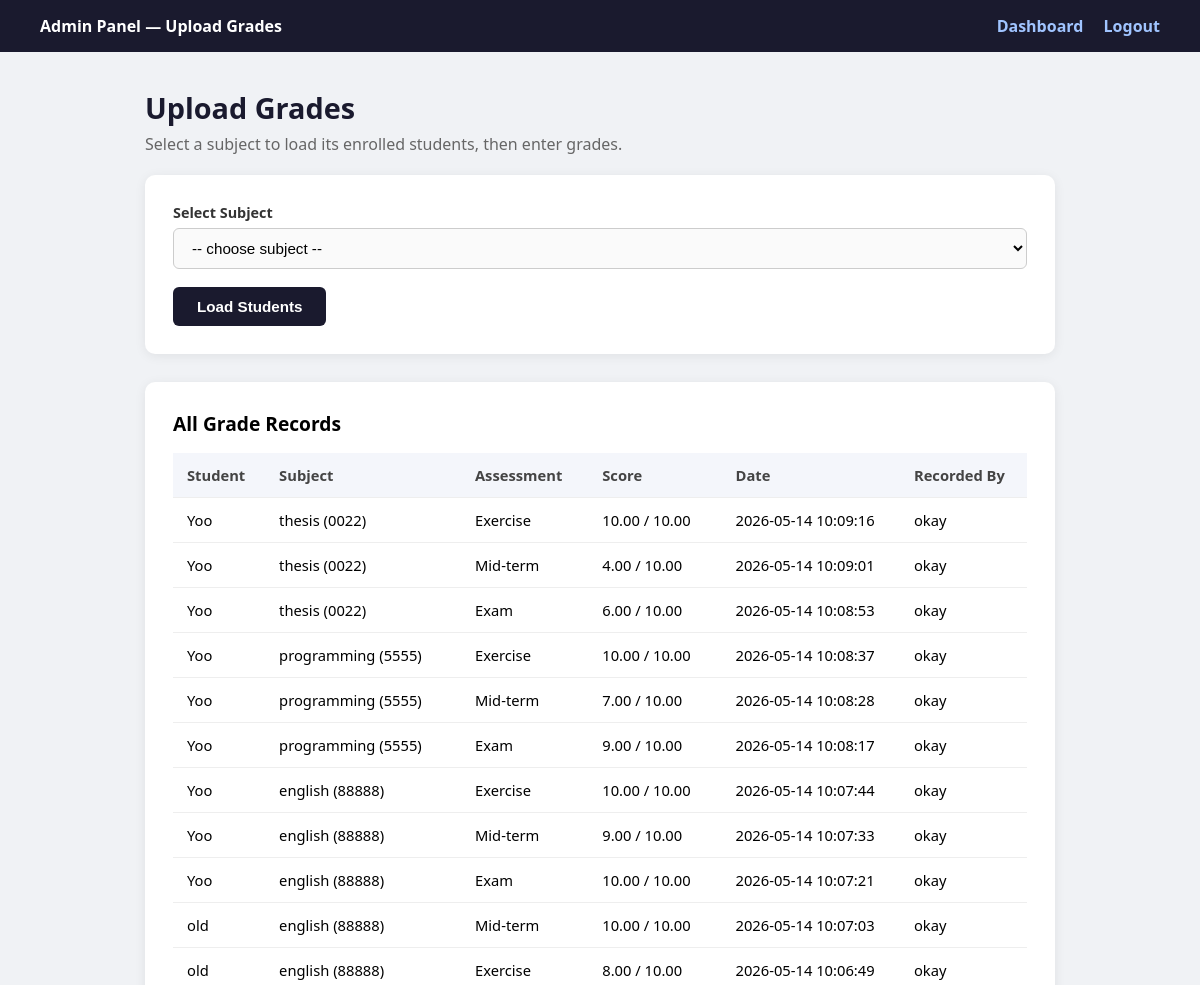
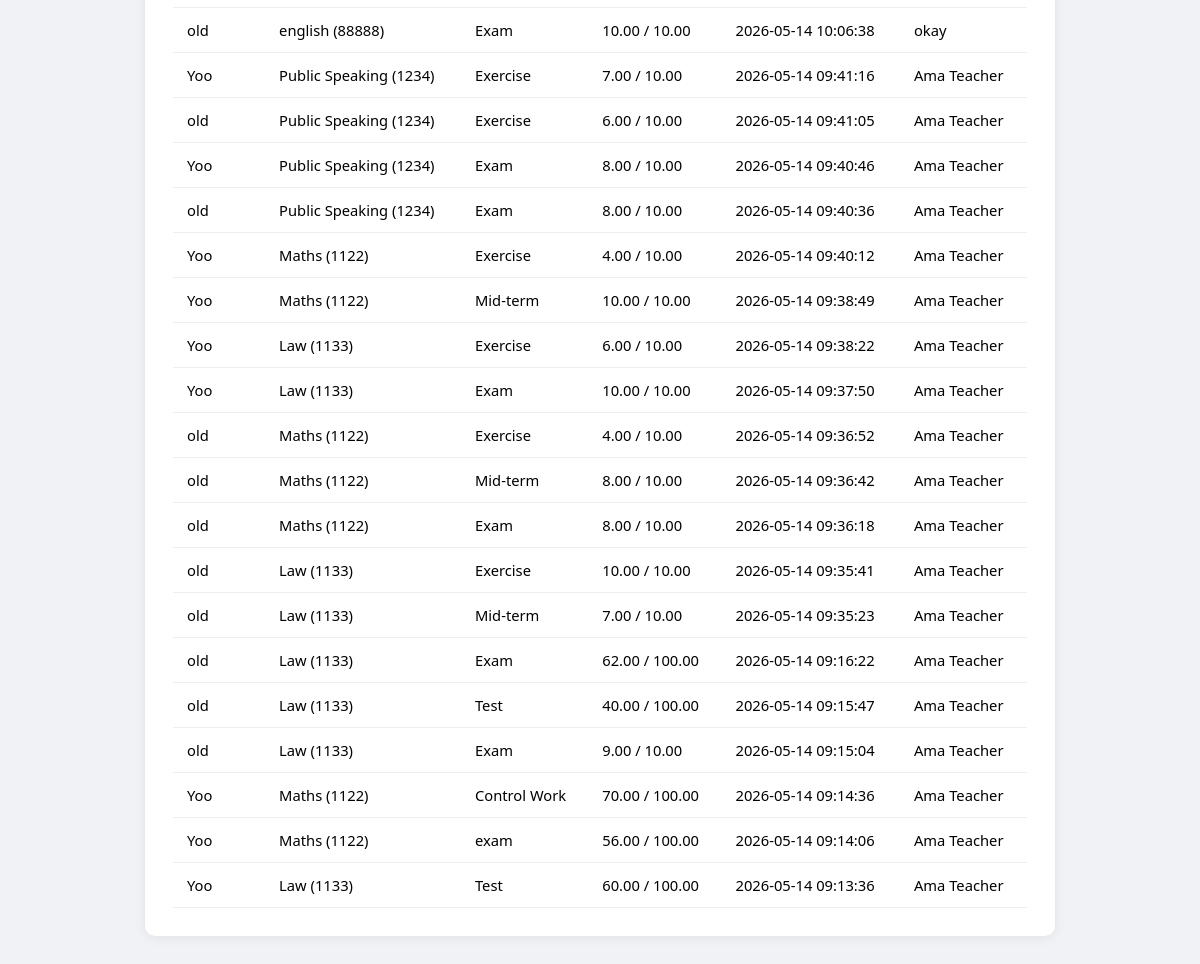
Screenshot of /grades_admin.php (signed in) with the database file from the repository (2 pictures, top to bottom).
### tables this page shows
CREATE TABLE `grades` (
  `id` int(11) NOT NULL,
  `student_id` int(11) NOT NULL,
  `subject_id` int(11) NOT NULL,
  `assessment` varchar(50) NOT NULL,
  `score` decimal(5,2) NOT NULL,
  `max_score` decimal(5,2) NOT NULL DEFAULT 100.00,
  `graded_by` int(11) DEFAULT NULL,
  `graded_at` timestamp NOT NULL DEFAULT current_timestamp()
);

CREATE TABLE `users` (
  `id` int(11) NOT NULL COMMENT 'Unique ID for each user',
  `username` varchar(50) NOT NULL COMMENT 'User''s login name',
  `password` varchar(255) NOT NULL COMMENT 'User''s password',
  `name` varchar(100) DEFAULT NULL COMMENT 'User''s first name',
  `surname` varchar(100) DEFAULT NULL COMMENT 'User''s last name',
  `birth_year` year(4) DEFAULT NULL COMMENT 'User''s year of birth',
  `description` text DEFAULT NULL COMMENT 'A long text about the user',
  `photo` varchar(255) DEFAULT NULL COMMENT 'The file path of the user''s photo',
  `role` enum('student','teacher') NOT NULL DEFAULT 'student'
);

CREATE TABLE `subjects` (
  `id` int(11) NOT NULL,
  `subject_name` varchar(100) NOT NULL,
  `subject_code` varchar(20) DEFAULT NULL,
  `teacher_id` int(11) NOT NULL,
  `created_at` timestamp NOT NULL DEFAULT current_timestamp()
);

### grades_admin.php (the view, shortened to what this page needs)
<?php
require_once 'config.php';
?>
<!DOCTYPE html>
<html lang="en">
<head>
</head>
<body>
<div class="navbar">
    <strong>Admin Panel — Upload Grades</strong>
    <div>
        <a href="admin_dashboard.php">Dashboard</a>
        <a href="admin_logout.php">Logout</a>
    </div>
</div>
<div class="container">
    <h1>Upload Grades</h1>
    <p style="color:#666;margin-bottom:20px;">Select a subject to load its enrolled students, then enter grades.</p>
    <div class="card">
        <form method="get">
            <label>Select Subject</label>
            <select name="subject_id" required>
                <option value="">-- choose subject --</option>
            </select>
            <button type="submit" class="btn">Load Students</button>
        </form>
    </div>
    <div class="card">
        <h2 style="margin-bottom:16px;font-size:1.2rem;">All Grade Records</h2>
        <table>
            <tr>
                <th>Student</th>
                <th>Subject</th>
                <th>Assessment</th>
                <th>Score</th>
                <th>Date</th>
                <th>Recorded By</th>
            </tr>
            <?php
            $sql_grades = "SELECT g.assessment, g.score, g.max_score, g.graded_at,
                                  st.username AS student_username,
                                  s.subject_name, s.subject_code,
                                  u.username AS graded_by_username
                           FROM grades g
                           JOIN users st ON st.id = g.student_id
                           JOIN subjects s ON s.id = g.subject_id
                           LEFT JOIN users u ON u.id = g.graded_by
                           ORDER BY g.graded_at DESC";
            $recent = $conn->query($sql_grades);
            while ($g = $recent->fetch_assoc()):
            ?>
            <tr>
                <td><?php echo htmlspecialchars($g['student_username']); ?></td>
                <td><?php echo htmlspecialchars($g['subject_name'] . (!empty($g['subject_code']) ? " ({$g['subject_code']})" : "")); ?></td>
                <td><?php echo htmlspecialchars($g['assessment']); ?></td>
                <td><?php echo htmlspecialchars($g['score'] . " / " . $g['max_score']); ?></td>
                <td><?php echo htmlspecialchars($g['graded_at']); ?></td>
                <td><?php echo htmlspecialchars($g['graded_by_username'] ?? 'Admin'); ?></td>
            </tr>
            <?php endwhile; ?>
        </table>
    </div>
</div>
</body>
</html>

### grades_admin.php (style rules this page uses)
* { box-sizing: border-box; margin: 0; padding: 0; }
body { font-family: 'Segoe UI', Arial, sans-serif; background: #f0f2f5; min-height: 100vh; }
.navbar { background: #1a1a2e; color: white; padding: 15px 40px; display: flex; justify-content: space-between; align-items: center; }
.navbar a { color: #a0c4ff; text-decoration: none; margin-left: 16px; font-weight: 600; }
.container { max-width: 950px; margin: 36px auto; padding: 0 20px; }
h1 { font-size: 1.8rem; color: #1a1a2e; margin-bottom: 6px; }
.card { background: white; border-radius: 10px; padding: 28px; box-shadow: 0 2px 12px rgba(0,0,0,0.07); margin-bottom: 28px; }
label { display: block; font-weight: 600; margin-bottom: 6px; color: #333; font-size: 0.9rem; }
select, input[type="text"], input[type="number"] { width: 100%; padding: 10px 14px; border: 1px solid #ccc; border-radius: 6px; font-size: 0.95rem; margin-bottom: 18px; background: #fafafa; }
.btn { padding: 11px 24px; background: #1a1a2e; color: white; border: none; border-radius: 6px; cursor: pointer; font-size: 0.95rem; font-weight: 600; }
table { width: 100%; border-collapse: collapse; }
th, td { padding: 12px 14px; text-align: left; border-bottom: 1px solid #eee; font-size: 0.92rem; }
th { background: #f4f6fb; color: #444; font-weight: 700; }

### rows the page displays
grades: student.username "Yoo", subject.subject_code "thesis (0022)", assessment "Exercise", score+max_score "10.00 / 10.00", graded_at "2026-05-14 10:09:16", graded_by.username "okay"
grades: student.username "Yoo", subject.subject_code "thesis (0022)", assessment "Mid-term", score+max_score "4.00 / 10.00", graded_at "2026-05-14 10:09:01", graded_by.username "okay"
grades: student.username "Yoo", subject.subject_code "thesis (0022)", assessment "Exam", score+max_score "6.00 / 10.00", graded_at "2026-05-14 10:08:53", graded_by.username "okay"
grades: student.username "Yoo", subject.subject_code "programming (5555)", assessment "Exercise", score+max_score "10.00 / 10.00", graded_at "2026-05-14 10:08:37", graded_by.username "okay"
grades: student.username "Yoo", subject.subject_code "programming (5555)", assessment "Mid-term", score+max_score "7.00 / 10.00", graded_at "2026-05-14 10:08:28", graded_by.username "okay"
grades: student.username "Yoo", subject.subject_code "programming (5555)", assessment "Exam", score+max_score "9.00 / 10.00", graded_at "2026-05-14 10:08:17", graded_by.username "okay"
grades: student.username "Yoo", subject.subject_code "english (88888)", assessment "Exercise", score+max_score "10.00 / 10.00", graded_at "2026-05-14 10:07:44", graded_by.username "okay"
grades: student.username "Yoo", subject.subject_code "english (88888)", assessment "Mid-term", score+max_score "9.00 / 10.00", graded_at "2026-05-14 10:07:33", graded_by.username "okay"
grades: student.username "Yoo", subject.subject_code "english (88888)", assessment "Exam", score+max_score "10.00 / 10.00", graded_at "2026-05-14 10:07:21", graded_by.username "okay"
grades: student.username "old", subject.subject_code "english (88888)", assessment "Mid-term", score+max_score "10.00 / 10.00", graded_at "2026-05-14 10:07:03", graded_by.username "okay"
grades: student.username "old", subject.subject_code "english (88888)", assessment "Exercise", score+max_score "8.00 / 10.00", graded_at "2026-05-14 10:06:49", graded_by.username "okay"
grades: student.username "old", subject.subject_code "english (88888)", assessment "Exam", score+max_score "10.00 / 10.00", graded_at "2026-05-14 10:06:38", graded_by.username "okay"
grades: student.username "Yoo", subject.subject_code "Public Speaking (1234)", assessment "Exercise", score+max_score "7.00 / 10.00", graded_at "2026-05-14 09:41:16", graded_by.username "Ama Teacher"
grades: student.username "old", subject.subject_code "Public Speaking (1234)", assessment "Exercise", score+max_score "6.00 / 10.00", graded_at "2026-05-14 09:41:05", graded_by.username "Ama Teacher"
grades: student.username "Yoo", subject.subject_code "Public Speaking (1234)", assessment "Exam", score+max_score "8.00 / 10.00", graded_at "2026-05-14 09:40:46", graded_by.username "Ama Teacher"
grades: student.username "old", subject.subject_code "Public Speaking (1234)", assessment "Exam", score+max_score "8.00 / 10.00", graded_at "2026-05-14 09:40:36", graded_by.username "Ama Teacher"
grades: student.username "Yoo", subject.subject_code "Maths (1122)", assessment "Exercise", score+max_score "4.00 / 10.00", graded_at "2026-05-14 09:40:12", graded_by.username "Ama Teacher"
grades: student.username "Yoo", subject.subject_code "Maths (1122)", assessment "Mid-term", score+max_score "10.00 / 10.00", graded_at "2026-05-14 09:38:49", graded_by.username "Ama Teacher"
grades: student.username "Yoo", subject.subject_code "Law (1133)", assessment "Exercise", score+max_score "6.00 / 10.00", graded_at "2026-05-14 09:38:22", graded_by.username "Ama Teacher"
grades: student.username "Yoo", subject.subject_code "Law (1133)", assessment "Exam", score+max_score "10.00 / 10.00", graded_at "2026-05-14 09:37:50", graded_by.username "Ama Teacher"
grades: student.username "old", subject.subject_code "Maths (1122)", assessment "Exercise", score+max_score "4.00 / 10.00", graded_at "2026-05-14 09:36:52", graded_by.username "Ama Teacher"
grades: student.username "old", subject.subject_code "Maths (1122)", assessment "Mid-term", score+max_score "8.00 / 10.00", graded_at "2026-05-14 09:36:42", graded_by.username "Ama Teacher"
grades: student.username "old", subject.subject_code "Maths (1122)", assessment "Exam", score+max_score "8.00 / 10.00", graded_at "2026-05-14 09:36:18", graded_by.username "Ama Teacher"
grades: student.username "old", subject.subject_code "Law (1133)", assessment "Exercise", score+max_score "10.00 / 10.00", graded_at "2026-05-14 09:35:41", graded_by.username "Ama Teacher"
grades: student.username "old", subject.subject_code "Law (1133)", assessment "Mid-term", score+max_score "7.00 / 10.00", graded_at "2026-05-14 09:35:23", graded_by.username "Ama Teacher"
grades: student.username "old", subject.subject_code "Law (1133)", assessment "Exam", score+max_score "62.00 / 100.00", graded_at "2026-05-14 09:16:22", graded_by.username "Ama Teacher"
grades: student.username "old", subject.subject_code "Law (1133)", assessment "Test", score+max_score "40.00 / 100.00", graded_at "2026-05-14 09:15:47", graded_by.username "Ama Teacher"
grades: student.username "old", subject.subject_code "Law (1133)", assessment "Exam", score+max_score "9.00 / 10.00", graded_at "2026-05-14 09:15:04", graded_by.username "Ama Teacher"
grades: student.username "Yoo", subject.subject_code "Maths (1122)", assessment "Control Work", score+max_score "70.00 / 100.00", graded_at "2026-05-14 09:14:36", graded_by.username "Ama Teacher"
grades: student.username "Yoo", subject.subject_code "Maths (1122)", assessment "exam", score+max_score "56.00 / 100.00", graded_at "2026-05-14 09:14:06", graded_by.username "Ama Teacher"
grades: student.username "Yoo", subject.subject_code "Law (1133)", assessment "Test", score+max_score "60.00 / 100.00", graded_at "2026-05-14 09:13:36", graded_by.username "Ama Teacher"
